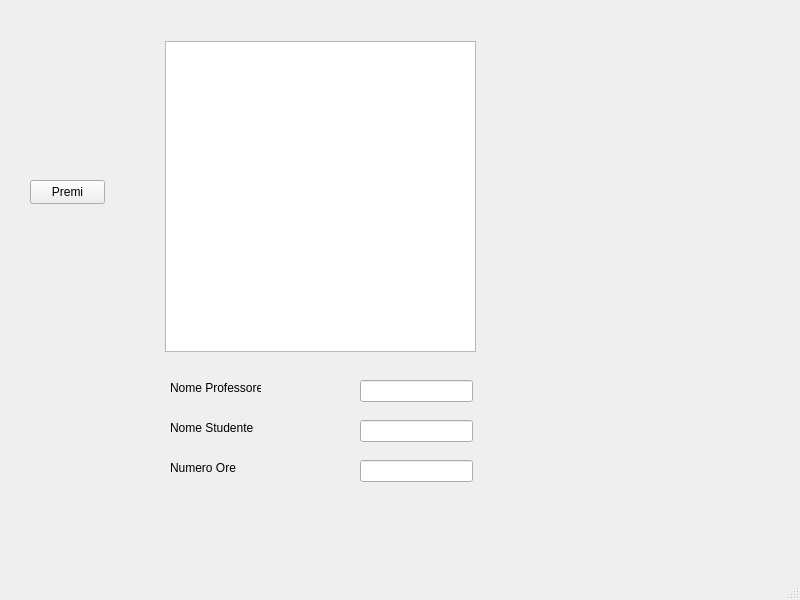
<?xml version="1.0" encoding="UTF-8"?>
<ui version="4.0">
 <class>MainWindow</class>
 <widget class="QMainWindow" name="MainWindow">
  <property name="geometry">
   <rect>
    <x>0</x>
    <y>0</y>
    <width>800</width>
    <height>600</height>
   </rect>
  </property>
  <property name="windowTitle">
   <string>MainWindow</string>
  </property>
  <widget class="QWidget" name="centralwidget">
   <widget class="QTableWidget" name="tabella">
    <property name="geometry">
     <rect>
      <x>165</x>
      <y>41</y>
      <width>311</width>
      <height>311</height>
     </rect>
    </property>
   </widget>
   <widget class="QPushButton" name="button">
    <property name="geometry">
     <rect>
      <x>30</x>
      <y>180</y>
      <width>75</width>
      <height>24</height>
     </rect>
    </property>
    <property name="text">
     <string>Premi</string>
    </property>
   </widget>
   <widget class="QLabel" name="label1">
    <property name="geometry">
     <rect>
      <x>170</x>
      <y>380</y>
      <width>91</width>
      <height>16</height>
     </rect>
    </property>
    <property name="text">
     <string>Nome Professore</string>
    </property>
   </widget>
   <widget class="QLineEdit" name="line1">
    <property name="geometry">
     <rect>
      <x>360</x>
      <y>380</y>
      <width>113</width>
      <height>22</height>
     </rect>
    </property>
   </widget>
   <widget class="QLabel" name="label2">
    <property name="geometry">
     <rect>
      <x>170</x>
      <y>420</y>
      <width>91</width>
      <height>16</height>
     </rect>
    </property>
    <property name="text">
     <string>Nome Studente</string>
    </property>
   </widget>
   <widget class="QLineEdit" name="line2">
    <property name="geometry">
     <rect>
      <x>360</x>
      <y>420</y>
      <width>113</width>
      <height>22</height>
     </rect>
    </property>
   </widget>
   <widget class="QLabel" name="label3">
    <property name="geometry">
     <rect>
      <x>170</x>
      <y>460</y>
      <width>81</width>
      <height>16</height>
     </rect>
    </property>
    <property name="text">
     <string>Numero Ore</string>
    </property>
   </widget>
   <widget class="QLineEdit" name="line3">
    <property name="geometry">
     <rect>
      <x>360</x>
      <y>460</y>
      <width>113</width>
      <height>22</height>
     </rect>
    </property>
   </widget>
  </widget>
  <widget class="QMenuBar" name="menubar">
   <property name="geometry">
    <rect>
     <x>0</x>
     <y>0</y>
     <width>800</width>
     <height>22</height>
    </rect>
   </property>
  </widget>
  <widget class="QStatusBar" name="statusbar"/>
 </widget>
 <resources/>
 <connections/>
</ui>
